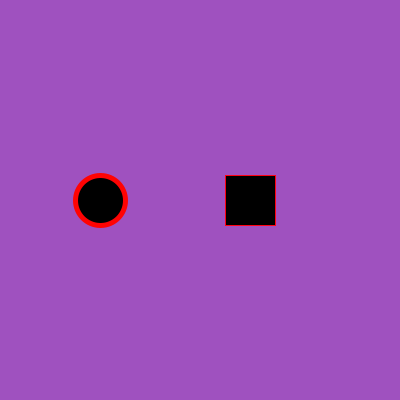
Frame 1 (no input)
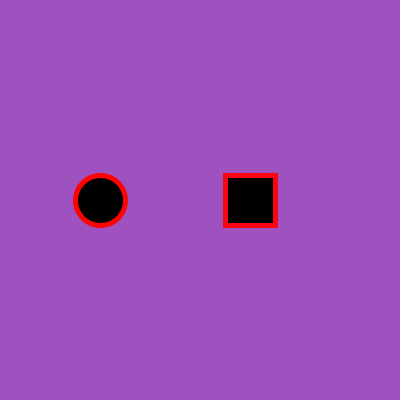
Frame 60 (the mouse pressed at the canvas centre just before this capture)
Frame 120 (the mouse held since frame 60 and released just before this capture): identical to frame 60, image omitted

The Processing sketch that drew these frames (run headless with seeded random() and noise(); from frame 60 on, the mouse is pressed at the canvas centre):

// Processing sketch: processing_68976
// ── processing_68976.pde

int dcercle = 50;                          //Définit la taille du cercle
int cote = 50;                             //Définit la taille du carré
int x = 150;                               //Définit le point de reference général
int y = 200;                               //Définit le point de reference général
boolean rond = false;                      //Permet de lire les états du carre en fonction que la souris soit cliquée à l'interieur du cercle
boolean carre = false;                     //Permet de lire les états du carre en fonction que la souris soit cliquée et maintenue à l'interieur du carré
int nbrerayons = 40;                       // Définit le nombre de rayon autour du cercle
float ecartrayon = TWO_PI / nbrerayons;    //Dégini l'écart entre chaque rayon pour pour que le cercle soit remplie equitablement
int ptAligne = 35;                         //Point B des lignes autour du cercle
int ptBligne = 65;                         //Point A des lignes autour du cercle
float rad = 0;                             //variable servant à determiner le point de depart des lignes autour du cercle
float vcercle = 0;                         //variable pour ajuster la vitesse de defilement des lignes du cercle
float vcarre = 0;                          //variable pour ajuster la vitesse de defilement des lignes du carre
 

void setup() {
  size(400, 400);
  smooth();
  
}


void draw() {
  background(#9F51BF);
  fill(0);
  int posxcercle = x-50;
  int posxcarre = x+100;
 
 //Si les conditions de souris ne sont pas validées, les lignes s'effacent
 if (carre == false ) {
    stroke(255);
    int i = 0;
    while ( i < vcarre ) {       
      line(0, i, height, i); 
      i = i + 10;
    }

 //Définit  la vitesse de décrémentation
 if (vcarre > 0) vcarre = vcarre - 3;
}

//Si les conditions sont validées, les lignes se dessinent
 else if (carre == true) {
    fill(#FF0313);
    stroke(255);
    int i = 0;
    while ( i < vcarre ) { 
      line(0, i, height, i); 
      i = i + 10;
    }
    
    //Définit la vitesse d'incrémentation
    if (vcarre < height) vcarre = vcarre + 3;
}
 
 //Dessine le carré apres la boucle pour qu'il reste rouge ou noir si les conditions sont validés ou non
  rectMode(CENTER);
  stroke(#FF0313);
  rect(posxcarre, y, cote, cote);


  //efface les lignes autour du cercle si les conditons ne sont pas validées
  if (rond == false) {
   fill(0);
   stroke(0);
   rad = 0;
   while ( rad < vcercle ) {
     line(posxcercle+cos(rad) * ptAligne, y + sin(rad) * ptAligne, posxcercle+cos(rad) * ptBligne, y + sin(rad) * ptBligne);
     rad = rad + ecartrayon;
     }

   //Définit  la vitesse de décrémentation
   if (vcercle > 0) vcercle = vcercle - 0.1 ;
   }
  
  //dessine les lignes autour du cercle si les conditions sont validées
  else if (rond == true) {
    fill(#FF0303);
    stroke(0);
    rad = 0;
    while ( rad < vcercle ) {
      line(posxcercle+cos(rad) * ptAligne, y + sin(rad) * ptAligne, posxcercle+cos(rad) * ptBligne, y + sin(rad) * ptBligne);
      rad = rad + ecartrayon;
      }
      
    //Définit la vitesse d'incrémentation
    if (vcercle < TWO_PI) vcercle = vcercle + 0.1 ;
    }
  
  //Dessine le cercle apres la boucle pour qu'il soit rouge ou noir si les conditions sont validés ou non
  strokeWeight(5);
  stroke(#FF0303);  
  ellipse(posxcercle, y, dcercle, dcercle);
    
  }
  
  //A la pression de la souris, on vérifie la position du curseur et ssi celui ci se trouve à l'intérieur
  // du carré ou du cercle, ceux ci s'activent pour dessiner les lignes dans les boucles plus haut    
  void mousePressed() {
    int posxcercle = x-50;
    int posxcarre = x+100;

    //détection de la position de la souris à l'intérieur du cercle
    float distcercle = dist(mouseX, mouseY, posxcercle, y);    
    if (distcercle < dcercle/2) {
      if (rond == false) rond = true;
      else rond = false;
    }
    
    //Détection de la position de la souris à l'intérieur du carré
    float distcarre = dist(mouseX, mouseY, posxcarre, y);
    if ( mouseX > posxcarre - cote / 2 && mouseX < posxcarre + cote / 2 && mouseY > y - cote / 2 && mouseY < y + cote / 2 ) {
      if (carre == false) carre = true;
      else carre = false;
    }
    
  }

  //Au relachement de la souris le carre est désactivé
  void mouseReleased() {
    carre = false;
  }
